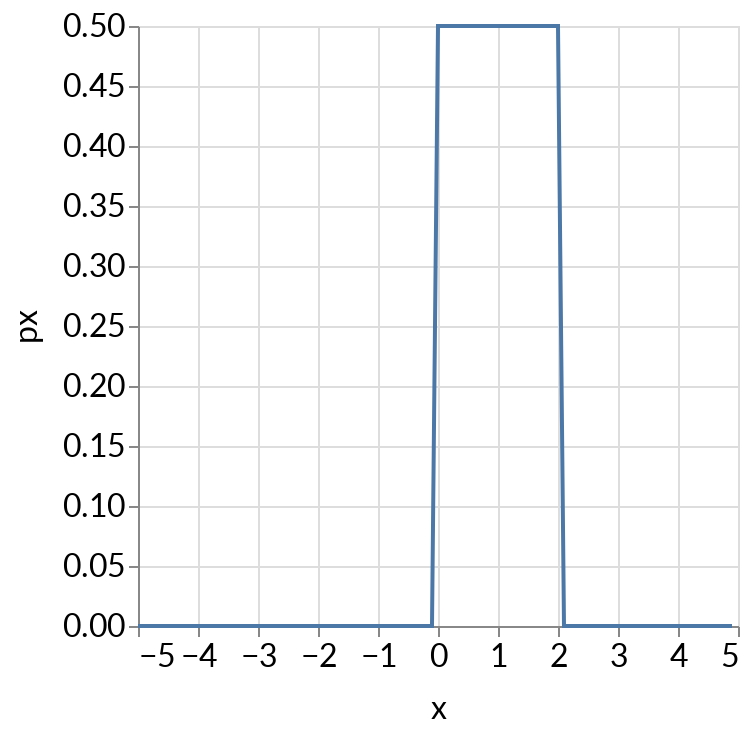

Notebook code cell kept with this figure:
### Markdown cell above
### There are discrete and continuous probability distributions

In the continuous case, 
- there are infinitely many possible outcomes
- we typically give the

### Code cell
# uniform density
distribution_chart(
    pdf_transform_expression = 'densityUniform(datum.x, datum.min, datum.max)',
    xmin = -5,
    xmax = 5,
    xstep = .1,
    min = distribution_parameter(
        min=-5,
        max=0,
        step=.1,
        init_value=0,
        name='Min'
    ),
    max = distribution_parameter(
        min=0,
        max=5,
        step=.1,
        init_value=2,
        name='Max'
    )
)

### Figure 1 — Vega-Lite specification as saved in the notebook (floating-point values rounded to 4 significant figures)
{"config": {"title": {"fontSize": 24.0, "font": ["Lato", "Helvetica Neue", "Helvetica", "Arial", "Sans Serif"], "fontWeight": "normal"}, "axisX": {"labelFont": ["Lato", "Helvetica Neue", "Helvetica", "Arial", "Sans Serif"], "labelFontSize": 16, "titleFont": ["Lato", "Helvetica Neue", "Helvetica", "Arial", "Sans Serif"], "titleFontSize": 16, "titleFontWeight": "normal", "titlePadding": 10}, "axisY": {"labelFont": ["Lato", "Helvetica Neue", "Helvetica", "Arial", "Sans Serif"], "labelFontSize": 16, "titleFont": ["Lato", "Helvetica Neue", "Helvetica", "Arial", "Sans Serif"], "titleFontSize": 16, "titleFontWeight": "normal", "titlePadding": 10}, "legend": {"labelFont": ["Lato", "Helvetica Neue", "Helvetica", "Arial", "Sans Serif"], "labelFontSize": 16, "titleFont": ["Lato", "Helvetica Neue", "Helvetica", "Arial", "Sans Serif"], "titleFontSize": 16, "titleFontWeight": "normal"}, "text": {"font": ["Lato", "Helvetica Neue", "Helvetica", "Arial", "Sans Serif"], "fontSize": 14.4}}, "data": {"sequence": {"start": -5, "stop": 5, "step": 0.1, "as": "x"}}, "mark": "line", "encoding": {"x": {"type": "quantitative", "field": "x"}, "y": {"type": "quantitative", "field": "px"}}, "selection": {"selector004": {"type": "single", "bind": {"input": "range", "min": 0, "max": 5, "step": 0.1, "name": "Max"}, "init": {"value": 2}}, "selector003": {"type": "single", "bind": {"input": "range", "min": -5, "max": 0, "step": 0.1, "name": "Min"}, "init": {"value": 0}}}, "transform": [{"calculate": "selector003.value", "as": "min"}, {"calculate": "selector004.value", "as": "max"}, {"calculate": "densityUniform(datum.x, datum.min, datum.max)", "as": "px"}], "$schema": "https://vega.github.io/schema/vega-lite/v4.8.1.json"}
